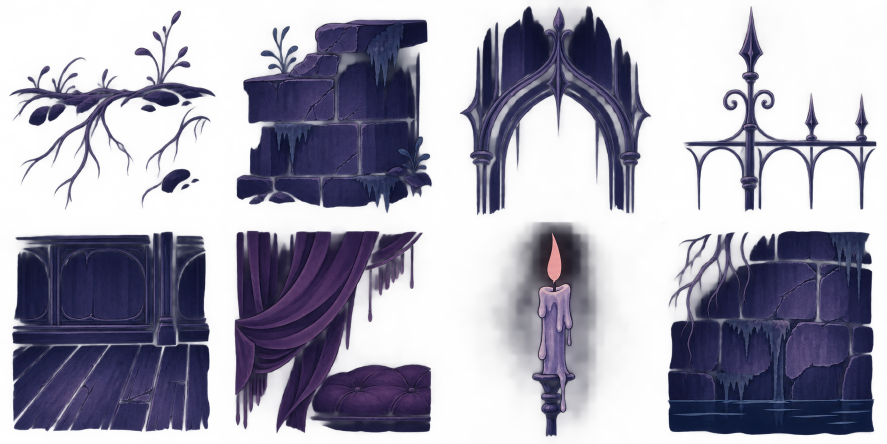
#> input picture assets/source/kit/W02_Materials.png, 1774 x 887 px (shown at 1/2 size); its folder holds 4 pictures in this run
$ python build_kit.py
#> lines starting #> are read from the running program, lines starting #| are printed output that depends on the picture; after the words box and inside, x2 and y2 are one past the last pixel; in counts of white or black regions, pixels touching at a corner belong together
#> in build, img is the input picture: PIL image 1774x887 RGBA; mean R, G, B, A 21.6, 19.6, 44.9, 106.2
### tools/kit_segment.py
"""Find the separate pieces on a kit sheet.

A piece is a connected blob of the sheet's alpha after a small dilation (so a
candle and its flame, or a chain's links, stay one piece). Pieces are returned
in reading order: rows by vertical overlap, then left to right.
"""
import numpy as np
from PIL import Image
from scipy import ndimage


def pieces(img, alpha_min=40, join=10, min_frac=0.0015):
#> called with alpha_min = 40, join = 10, min_frac = 0.0015
    a = np.asarray(img.convert("RGBA"))[..., 3]
    mask = a > alpha_min
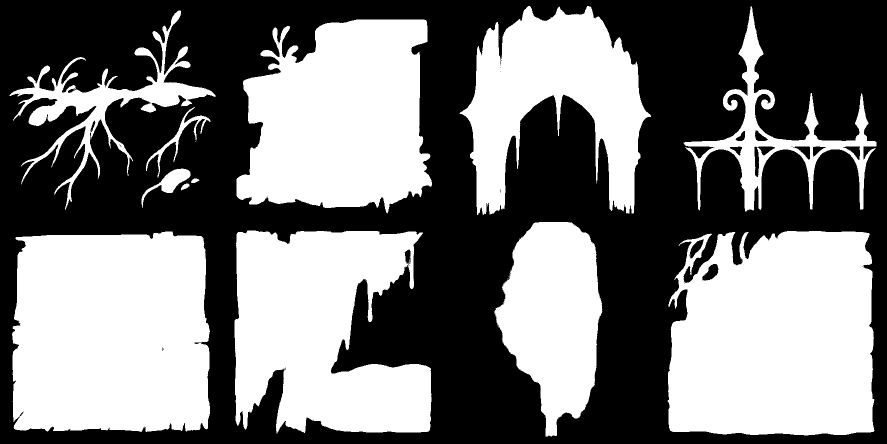
#> mask: shape (887, 1774) bool (shown at 1/2 size); 46.6% white; 21 white regions (9 under 20 px), largest, box (x1, y1, x2, y2) and area: (1335, 462, 1749, 871) 151683, (24, 463, 420, 864) 149087, (469, 461, 863, 867) 117880
    if join:
        mask = ndimage.binary_dilation(mask, iterations=join)
#> mask: shape (887, 1774) bool; 58.4% white; 10 black regions (6 under 20 px), largest, box (x1, y1, x2, y2) and area: (0, 0, 1774, 887) 653559, (329, 298, 345, 342) 312, (1412, 487, 1423, 513) 66, (51, 210, 70, 230) 44
    lab, n = ndimage.label(mask)
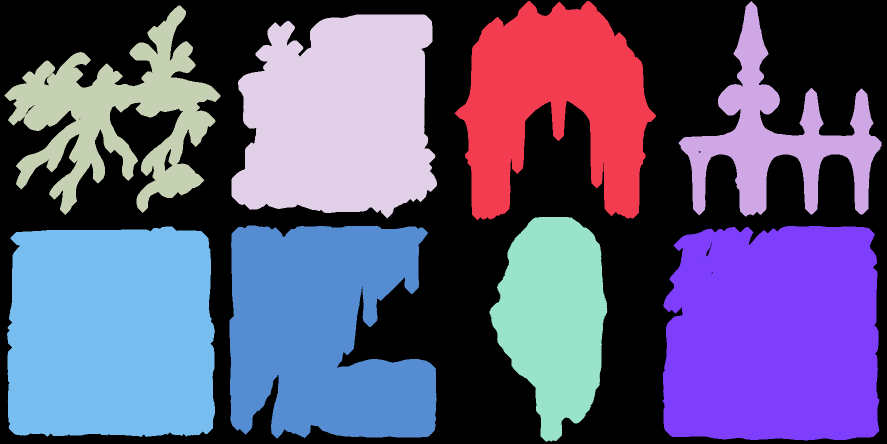
#> lab: shape (887, 1774) int32 (shown at 1/2 size); 9 distinct labels, from 0 to 8; one colour per label, 0 black
#> n = 8
    boxes = []
    total = a.size
#> total = 1573538
    for i, sl in enumerate(ndimage.find_objects(lab)):
        if sl is None:
            continue
        ys, xs = sl
        region = (lab[sl] == i + 1) & (a[sl] > alpha_min)
        if region.sum() < total * min_frac:
            continue
        # tight box on the undilated pixels
        yy, xx = np.where(region)
        boxes.append((xs.start + xx.min(), ys.start + yy.min(), xs.start + xx.max() + 1, ys.start + yy.max() + 1))
#> this loop made 8 passes
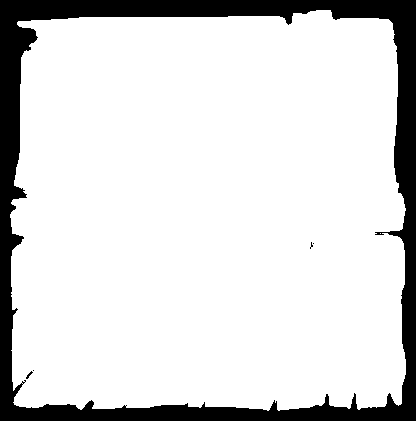
#> region: shape (421, 416) bool; 85.1% white; 5 black regions (3 under 20 px), largest, box (x1, y1, x2, y2) and area: (0, 0, 416, 421) 26017, (26, 371, 33, 379) 20
#> after the loop, boxes = [(919, 12, 1302, 430), (1367, 12, 1753, 423), (19, 21, 431, 420), (473, 39, 864, 427), (989, 444, 1205, 873), (469, 461, 863, 867), (1335, 462, 1749, 871), (24, 463, 420, 864)]
    return reading_order(boxes)


def reading_order(boxes):
    rows = []
    for b in sorted(boxes, key=lambda b: (b[1] + b[3]) / 2):
        cy = (b[1] + b[3]) / 2
        for r in rows:
            if r["y0"] <= cy <= r["y1"]:
                r["items"].append(b)
                r["y0"] = min(r["y0"], b[1])
                r["y1"] = max(r["y1"], b[3])
                break
        else:
            rows.append({"y0": b[1], "y1": b[3], "items": [b]})
#> this loop made 8 passes
#> (b, cy) on passes 1 to 8: ((1367, 12, 1753, 423), 217.5), ((19, 21, 431, 420), 220.5), ((919, 12, 1302, 430), 221), ((473, 39, 864, 427), 233), ((989, 444, 1205, 873), 658.5), ((24, 463, 420, 864), 663.5), ((469, 461, 863, 867), 664), ((1335, 462, 1749, 871), 666.5)
#> after the loop, r = {'y0': 444, 'y1': 873, 'items': [(989, 444, 1205, 873), (24, 463, 420, 864), (469, 461, 863, 867), (1335, 462, 1749, 871)]}; rows = 2 items
    rows.sort(key=lambda r: r["y0"])
    out = []
    for r in rows:
        out += sorted(r["items"], key=lambda b: b[0])
#> this loop made 2 passes
    return out

### tools/build_kit.py
"""Cut the supplied environment kit into the pieces the game uses.

Source: assets/source/kit (W00-W39 and the P_ room plates, untouched).
Output: assets/kit/<group>/<name>.png (or .jpg for opaque textures) and
        assets/kit/kit.json with every piece's size and the measurements the
        game needs to fit it to the collision.

The kit is drawn at 128 px per tile; the game runs at 64. Pieces are halved
here with premultiplied-alpha resampling, so edges keep their ink and pick up
no dark or bright fringe. Opaque textures that the engine scales anyway
(walls, parallax) keep more resolution.

Nothing is repainted. The only pixel changes are:
  - alpha below 12 is cleared (generator haze);
  - W09's opaque slate backing under each ceiling edge is keyed out;
  - grid sheets (root cut, flame loop, moss sway) are re-registered to one
    anchor per sequence, as the kit's README asks.

    python3 tools/build_kit.py
"""
import json, os, sys
import numpy as np
from PIL import Image, ImageDraw
from scipy import ndimage

HERE = os.path.dirname(os.path.abspath(__file__))
sys.path.insert(0, HERE)
from kit_segment import pieces  # noqa: E402

SRC = os.path.join(HERE, "..", "assets", "source", "kit")
OUT = os.path.join(HERE, "..", "assets", "kit")
HALF = 0.5

# ------------------------------------------------------------------- spec
N = lambda *names: list(names)  # noqa: E731
PIECES = {
    "W02_Materials": ("materials", N("roots_branch", "masonry_broken", "arch_fragment", "iron_finial_gate",
                                     "panel_floor", "curtain_cushion", "candle_drip", "rubble_mossy"), {}),
    "W08_Floor_Tops": ("edges", N("floor_carved", "floor_flagstone", "floor_gallery", "floor_iron"), {}),
    "W10_Wall_Faces": ("edges", N("face_pilaster_R", "face_pilaster_L", "face_stone_L", "face_stone_R"), {}),
    "W11_Corners": ("edges", N("ledge_end_L", "ledge_end_R", "soffit_end_L", "soffit_end_R",
                               "inner_corner_R", "inner_corner_L", "ledge_roots_L", "ledge_roots_R"), {}),
    "W12_Openings": ("arch", N("door_gothic", "door_round", "door_broken", "header_torn",
                               "door_narrow_roots", "lintel_cloth", "canopy_torn", "door_tall"), dict(amin=60, join=3)),
    "W13_Stairs": ("arch", N("stair_up", "stair_down", "stair_up_newel", "stair_flying_up",
                             "stair_broken_up", "stair_steep_up", "stair_steep_down_rubble", "stair_mound"), dict(amin=60, join=2)),
    "W14_Railings": ("arch", N("rail_section", "rail_newel", "rail_end_scroll", "rail_broken",
                               "rail_stair_up", "rail_stair_down", "rail_fallen", "rail_twisted"), dict(amin=60, join=4)),
    "W15_Piers": ("arch", N("shaft_thin", "pier_cap", "corbel_bat", "corbel_bracket",
                            "pier_block", "plinth", "column", "column_broken"), {}),
    "W16_Vaults": ("arch", N("spandrel_L", "spandrel_R", "spandrel_tall_L", "spandrel_tall_R",
                             "rib_wide", "rib_narrow", "arch_post_L", "arch_post_R"), {}),
    "W17_Windows": ("arch", N("lancet", "lancet_small", "lancet_broken", "lancet_boarded",
                              "rose", "cellar_bars", "dormer", "porthole"), dict(amin=60, join=3)),
    "W26_Bedroom_Wreckage": ("wreck", N("wardrobe_toppled", "heap", "cabinet_tipped", "bed_on_side",
                                        "wardrobe", "canopy_bed", "trunks"), dict(amin=90, join=3)),
    "W27_Shared_Wreckage": ("wreck", N("reading_table", "bookcase_leaning", "book_pile", "urn_planter",
                                       "trough_planter", "root_window", "broken_beams", "bookshelf_toppled",
                                       "long_bench"), {}),
    "W28_Storage_Wreckage": ("wreck", N("table_clutter", "crates", "barrel_rack", "barrel", "vault_stone"), {}),
    "W29_Workshop_Wreckage": ("wreck", N("workbench", "engine", "coal_bunker", "boiler"), {}),
    "W31_Machines": ("machines", N("dumbwaiter", "chandelier_lift", "winch", "cage", "lever_up",
                                   "lever_down", "chain", "lamp_platform", "pipe_platform"), {}),
    "W32_Sealed_Doors": ("doors", N("front_door", "garage_shutter", "lab_vault"), {}),
    "W33_Secret_Pieces": ("doors", N("green_door", "cracked_floor", "green_door_small", "bookcase_door",
                                     "pipe_wall"), {}),
    "W34_Interactables": ("props", N("candle_unlit", "candle_lit", "butcher_block", "knife", "note",
                                     "letter", "stalagmites"), {}),
    "W35_Candles_And_Lamps": ("lights", N("candelabrum_3", "candelabrum_5", "sconce", "candle_stubs",
                                          "candle_table", "father_lamp", "chandelier_small",
                                          "candelabrum_toppled"), {}),
    "W37_Hanging_Moss_Clumps": ("moss", N(*["clump_%d" % i for i in range(8)]), {}),
    "W39_Decals": ("decals", N("wall_crack", "damp_stain", "cobweb_L", "cobweb_R", "ceiling_roots",
                               "rubble", "fallen_books", "broken_glass"), {}),
}
GRIDS = {
    # sheet: (group, cols, rows, names, register)
    "W30_Root_Barriers": ("roots", 4, 2, N("barrier_a", "barrier_b", "barrier_c", "cut_0", "cut_1",
                                           "cut_2", "barrier_wide", "lever_bound"), None),
    "W36_Candle_Flame_Loop": ("flame", 4, 2, N(*["f%d" % i for i in range(8)]), "base"),
    "W38_Moss_Sway_Loop": ("sway", 8, 1, N(*["f%d" % i for i in range(8)]), "top"),
}
WHOLE = {
    # sheet: (group, name, scale, format)
    "W03_Far_Arcades": ("parallax", "far_arcades", 1.0, "jpg"),
    "W04_Middle_Galleries": ("parallax", "middle_galleries", 1.0, "png"),
    "W05_Near_Arcade": ("parallax", "near_arcade", 1.0, "png"),
    "W06_Undercroft": ("parallax", "undercroft", 1.0, "jpg"),
    "W07_Packed_Earth": ("parallax", "packed_earth", 0.5, "png"),
    "W18_Bedroom_Wall": ("walls", "bedroom", 0.75, "jpg"),
    "W19_Common_Wall": ("walls", "common", 0.75, "jpg"),
    "W20_Library_Wall": ("walls", "library", 0.75, "jpg"),
    "W21_Cellar_Wall": ("walls", "cellar", 0.75, "jpg"),
    "W22_Attic_Wall": ("walls", "attic", 0.75, "jpg"),
    "W23_Lab_Wall": ("walls", "lab", 0.75, "jpg"),
    "W24_Conservatory_Wall": ("walls", "conservatory", 0.75, "jpg"),
    "W25_Tower_Wall": ("walls", "tower", 0.75, "jpg"),
}
PLATES = ["P_Bedroom", "P_Bedroom2", "P_Kitchen", "P_Dining", "P_Living", "P_Study", "P_Storage", "P_Flooded"]


# -------------------------------------------------------------- helpers
def premul_resize(img, scale):
    """Resize RGBA without fringes: premultiply, resample, unpremultiply."""
    if scale == 1.0:
        return img
    a = np.asarray(img.convert("RGBA")).astype(np.float32) / 255.0
    rgb = a[..., :3] * a[..., 3:4]
    w, h = max(1, round(img.width * scale)), max(1, round(img.height * scale))
    chans = [Image.fromarray(c).resize((w, h), Image.LANCZOS) for c in
             [rgb[..., 0], rgb[..., 1], rgb[..., 2], a[..., 3]]]
    r, g, b, al = [np.asarray(c, np.float32) for c in chans]
    al = np.clip(al, 0, 1)
    safe = np.maximum(al, 1e-4)
    out = np.dstack([np.clip(r / safe, 0, 1), np.clip(g / safe, 0, 1), np.clip(b / safe, 0, 1), al])
    return Image.fromarray((out * 255 + 0.5).astype(np.uint8), "RGBA")


def clean(img, floor=12):
    a = np.asarray(img.convert("RGBA")).copy()
    a[..., 3][a[..., 3] < floor] = 0
    return Image.fromarray(a, "RGBA")


def alpha(img):
    return np.asarray(img.convert("RGBA"))[..., 3].astype(np.float32) / 255.0


# [76 lines left out: functions top_profile, first_row, deck_row, wick_points, corner_anchor, not called in this run]


def save(img, group, name, fmt="png"):
    d = os.path.join(OUT, group)
    os.makedirs(d, exist_ok=True)
    path = os.path.join(d, "%s.%s" % (name, fmt))
    if fmt == "jpg":
        img.convert("RGB").save(path, quality=90, optimize=True)
    else:
        img.save(path, optimize=True)
    return "res://assets/kit/%s/%s.%s" % (group, name, fmt)


# [18 lines left out: function key_backing, not called in this run]


# ----------------------------------------------------------------- build
def build():
    kit = {}

    def put(key, img, path, **meta):
        kit[key] = dict(path=path, size=[img.width, img.height], **meta)

    for sheet, (group, names, opts) in PIECES.items():
        img = Image.open(os.path.join(SRC, sheet + ".png")).convert("RGBA")
        boxes = pieces(img, alpha_min=opts.get("amin", 40), join=opts.get("join", 10))
#> boxes = [(19, 21, 431, 420), (473, 39, 864, 427), (919, 12, 1302, 430), (1367, 12, 1753, 423), (24, 463, 420, 864), (469, 461, 863, 867), (989, 444, 1205, 873), (1335, 462, 1749, 871)]
        assert len(boxes) == len(names), (sheet, len(boxes), len(names))
        for name, (x0, y0, x1, y1) in zip(names, boxes):
            pad = 4
            crop = clean(img.crop((max(0, x0 - pad), max(0, y0 - pad), min(img.width, x1 + pad), min(img.height, y1 + pad))))
            piece = premul_resize(crop, HALF)
            meta = {}
            if group == "wreck":
                meta["top"] = round(top_profile(piece), 1)
            if sheet == "W08_Floor_Tops":
                meta["walk"] = first_row(piece, 0.85)
            if sheet == "W10_Wall_Faces":
                a = alpha(piece) > 0.5
                cover = a.mean(axis=0)
                open_right = name.endswith("_R")
                cols = np.where(cover >= 0.4)[0]
                meta["face"] = int(cols.max() + 1 if open_right else cols.min())
                meta["open"] = "R" if open_right else "L"
            if sheet == "W11_Corners":
                meta.update(corner_anchor(piece, name))
            if sheet in ("W31_Machines",):
                meta["deck"] = deck_row(piece)
            if sheet == "W31_Machines" and name in ("lamp_platform", "pipe_platform"):
                meta["deck"] = first_row(piece, 0.6)
            if group == "lights" or name in ("candle_lit",):
                meta["wicks"] = wick_points(piece)
            if sheet == "W34_Interactables" and name == "butcher_block":
                # the block without the knife: everything below the block's top face
                a = alpha(piece) > 0.5
                widths = a.sum(axis=1)
                top = int(np.argmax(widths > piece.width * 0.75))
                meta["block_top"] = top
            put("%s/%s" % (group, name), piece, save(piece, group, name), **meta)
#> this loop made 8 passes
#> (name, x0, y0, x1, y1, w in premul_resize, h in premul_resize) on passes 1 to 8: ('roots_branch', 19, 21, 431, 420, 210, 204), ('masonry_broken', 473, 39, 864, 427, 200, 198), ('arch_fragment', 919, 12, 1302, 430, 196, 213), ('iron_finial_gate', 1367, 12, 1753, 423, 197, 210), ('panel_floor', 24, 463, 420, 864, 202, 204), ('curtain_cushion', 469, 461, 863, 867, 201, 207), ('candle_drip', 989, 444, 1205, 873, 112, 218), ('rubble_mossy', 1335, 462, 1749, 871, 211, 208)
#> pass 1, in clean, `a = np.asarray(img.convert("RGBA")).copy()`:
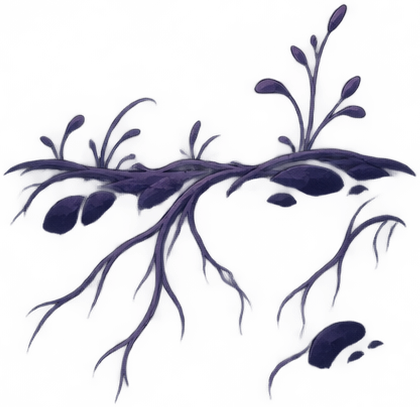
#> a: shape (407, 420, 4); mean R, G, B, A 14.4, 12.5, 34.2, 35.5; transparent parts drawn white
#> pass 1, in premul_resize, `rgb = a[..., :3] * a[..., 3:4]`:
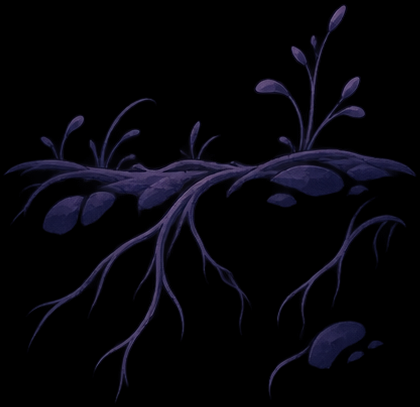
#> rgb: shape (407, 420, 3) float32; mean R, G, B 0.0232, 0.0212, 0.0406
#> after the loop:
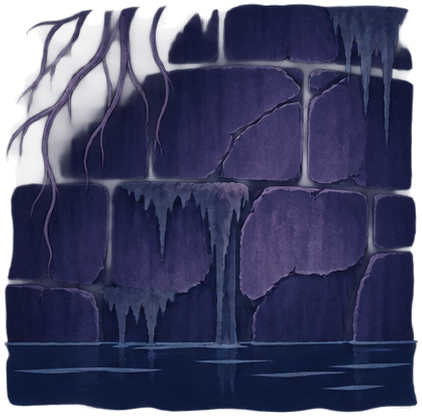
#> crop: PIL image 422x417 RGBA; mean R, G, B, A 30.6, 32.6, 67.5, 206; transparent parts drawn white
#> after the loop:
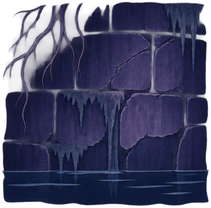
#> piece: PIL image 211x208 RGBA; mean R, G, B, A 30.9, 32.9, 66.1, 206.1; transparent parts drawn white

    # W09 ceilings: four bands split at the alpha dips, backing keyed out.
    img = Image.open(os.path.join(SRC, "W09_Ceilings.png")).convert("RGBA")
    a = alpha(img)
    prof = a.mean(axis=1)
    cuts = [0]
    y = 1
    while y < img.height - 1:
        if prof[y] < 0.2 and prof[y - 1] >= 0.2:
            cuts.append(y)
        y += 1
    cuts.append(img.height)
    names = ["ceiling_ribs", "ceiling_stone", "ceiling_beams", "ceiling_iron"]
    assert len(cuts) - 1 == 4, cuts
    for name, (y0, y1) in zip(names, zip(cuts[:-1], cuts[1:])):
        band = key_backing(img.crop((0, y0, img.width, y1)))
        # the soft haze above the edge belongs inside the mass: start at the edge
        top = first_row(band, 0.9)
        band = clean(band.crop((0, top, band.width, band.height)))
        bb = band.getbbox()
        band = band.crop((0, 0, band.width, bb[3]))
        piece = premul_resize(band, HALF)
        put("edges/" + name, piece, save(piece, "edges", name))

    # Grids.
    for sheet, (group, cols, rows, names, register) in GRIDS.items():
        img = Image.open(os.path.join(SRC, sheet + ".png")).convert("RGBA")
        cw, ch = img.width / cols, img.height / rows
        cells = []
        for i, name in enumerate(names):
            c, r = i % cols, i // cols
            cell = clean(img.crop((round(c * cw), round(r * ch), round((c + 1) * cw), round((r + 1) * ch))))
            cells.append(cell)
        if register:
            # Move every frame so its anchor lands on the same point.
            anchors = []
            for cell in cells:
                a = alpha(cell) > 0.4
                ys, xs = np.where(a)
                if register == "base":
                    yb = ys.max()
                    xb = xs[ys >= yb - 6].mean()
                    anchors.append((xb, yb))
                else:
                    yt = ys.min()
                    xt = xs[ys <= yt + 10].mean()
                    anchors.append((xt, yt))
            target = (np.mean([p[0] for p in anchors]), np.mean([p[1] for p in anchors]))
            moved = []
            for cell, (ax, ay) in zip(cells, anchors):
                canvas = Image.new("RGBA", cell.size, (0, 0, 0, 0))
                canvas.alpha_composite(cell, (int(round(target[0] - ax)), int(round(target[1] - ay))))
                moved.append(canvas)
            cells = moved
            anchor = [round(target[0] * HALF, 1), round(target[1] * HALF, 1)]
        else:
            anchor = None
        for name, cell in zip(names, cells):
            piece = premul_resize(cell, HALF)
            meta = {"anchor": anchor} if anchor else {}
            if sheet == "W30_Root_Barriers":
                meta["cell"] = [piece.width, piece.height]
            put("%s/%s" % (group, name), piece, save(piece, group, name), **meta)
    # The root-bound lever, cropped to itself (its cell is mostly empty).
    lv = Image.open(os.path.join(OUT, "roots", "lever_bound.png"))
    lv = lv.crop(lv.getbbox())
    put("roots/lever_bound_crop", lv, save(lv, "roots", "lever_bound_crop"))
    # The root barrier's doorway, measured from the clean barrier: its opening
    # is centred in the cell, its floor line where the roots meet the ground.
    a = alpha(Image.open(os.path.join(OUT, "roots", "barrier_a.png"))) > 0.5
    ys = np.where(a.any(axis=1))[0]
    kit["roots/barrier_a"]["floor"] = int(ys.max())

    for sheet, (group, name, scale, fmt) in WHOLE.items():
        img = Image.open(os.path.join(SRC, sheet + ".png")).convert("RGBA")
        piece = premul_resize(img, scale) if scale != 1.0 else img
        put("%s/%s" % (group, name), piece, save(piece, group, name, fmt), source_scale=scale)

    for name in PLATES:
        img = clean(Image.open(os.path.join(SRC, name + ".png")).convert("RGBA"))
        bb = img.getbbox()
        img = img.crop(bb)
        a = alpha(img)
        # floor line: the lowest row that is still opaque across the middle
        mid = a[:, int(img.width * 0.3):int(img.width * 0.7)]
        solid_rows = np.where(mid.mean(axis=1) > 0.9)[0]
        floor = int(solid_rows.max()) if len(solid_rows) else img.height - 1
        # Deepen the plate's own soft margin (sides and top, never the floor),
        # so it settles into the kit's darker walls instead of reading as a box.
        arr = np.asarray(img).astype(np.float32)
        hh, ww = arr.shape[:2]
        # [6 lines left out: function ramp, not called in this run]
        ax = ramp(ww, 0.09) * ramp(ww, 0.09)[::-1]
        ay = ramp(hh, 0.16)
        ay[floor:] = 1.0
        arr[..., 3] *= np.outer(ay, ax)
        img = Image.fromarray(arr.astype(np.uint8), "RGBA")
        piece = premul_resize(img, HALF)
        key = name[2:].lower()
        put("plates/" + key, piece, save(piece, "plates", key), floor=round(floor * HALF, 1),
            wicks=wick_points(piece))

    with open(os.path.join(OUT, "kit.json"), "w") as f:
        json.dump(kit, f, indent=1, sort_keys=True)
    return kit


# [17 lines left out: function contact_sheet, not called in this run]


if __name__ == "__main__":
#> (the run stopped early here; a loop or call above may not have finished)
